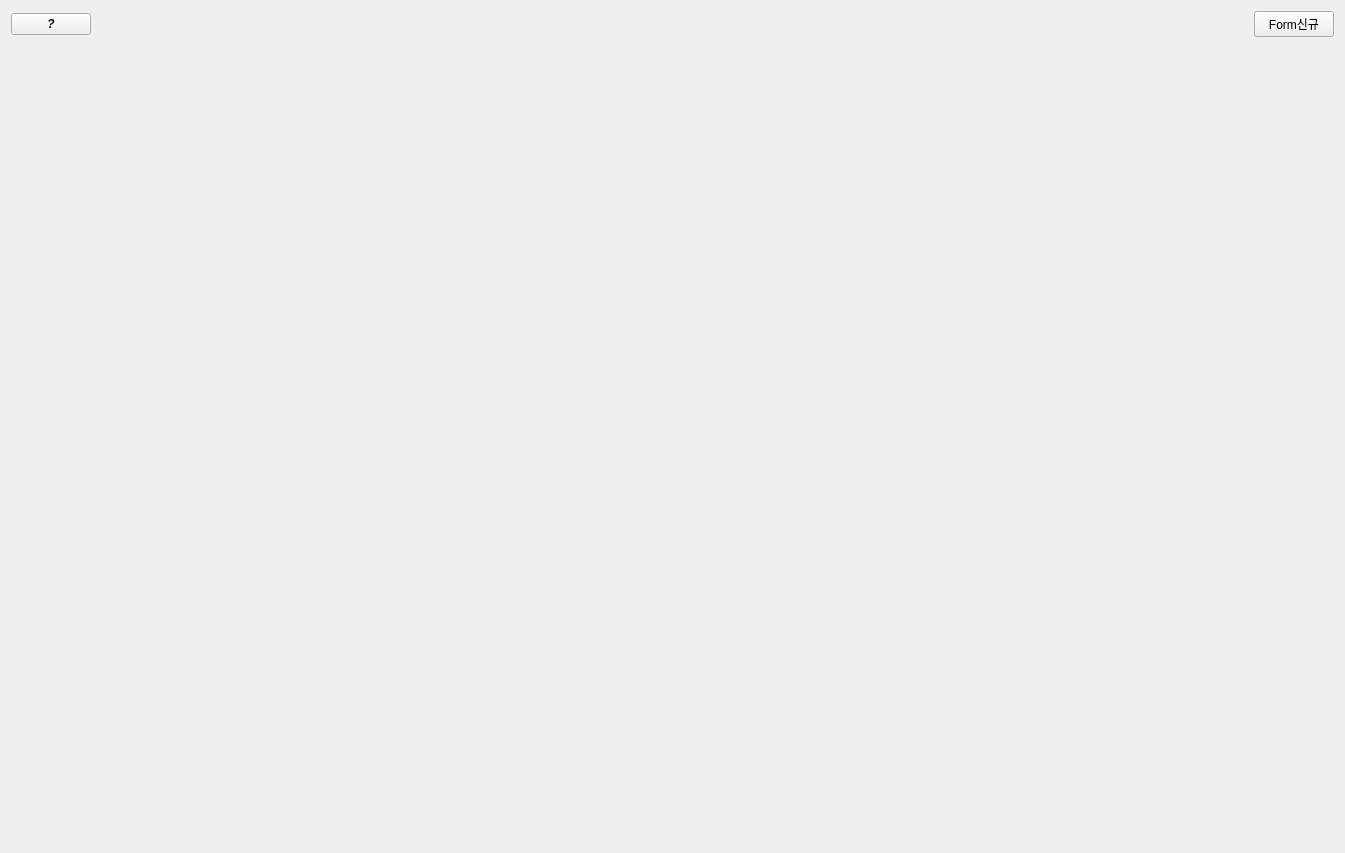
<?xml version="1.0" encoding="UTF-8"?>
<ui version="4.0">
 <class>Tab_App</class>
 <widget class="QWidget" name="Tab_App">
  <property name="geometry">
   <rect>
    <x>0</x>
    <y>0</y>
    <width>1345</width>
    <height>853</height>
   </rect>
  </property>
  <property name="windowTitle">
   <string>Form</string>
  </property>
  <layout class="QVBoxLayout" name="verticalLayout">
   <item>
    <widget class="QFrame" name="frame_info">
     <property name="sizePolicy">
      <sizepolicy hsizetype="Preferred" vsizetype="Fixed">
       <horstretch>0</horstretch>
       <verstretch>0</verstretch>
      </sizepolicy>
     </property>
     <property name="frameShape">
      <enum>QFrame::NoFrame</enum>
     </property>
     <property name="frameShadow">
      <enum>QFrame::Raised</enum>
     </property>
     <layout class="QHBoxLayout" name="horizontalLayout">
      <property name="leftMargin">
       <number>0</number>
      </property>
      <property name="topMargin">
       <number>0</number>
      </property>
      <property name="rightMargin">
       <number>0</number>
      </property>
      <property name="bottomMargin">
       <number>0</number>
      </property>
      <item>
       <widget class="QPushButton" name="pb_info">
        <property name="sizePolicy">
         <sizepolicy hsizetype="Fixed" vsizetype="Fixed">
          <horstretch>0</horstretch>
          <verstretch>0</verstretch>
         </sizepolicy>
        </property>
        <property name="font">
         <font>
          <italic>true</italic>
          <bold>true</bold>
         </font>
        </property>
        <property name="text">
         <string>?</string>
        </property>
       </widget>
      </item>
      <item>
       <spacer name="horizontalSpacer">
        <property name="orientation">
         <enum>Qt::Horizontal</enum>
        </property>
        <property name="sizeHint" stdset="0">
         <size>
          <width>1238</width>
          <height>20</height>
         </size>
        </property>
       </spacer>
      </item>
      <item>
       <widget class="QPushButton" name="PB_Form_New">
        <property name="text">
         <string>Form신규</string>
        </property>
       </widget>
      </item>
     </layout>
    </widget>
   </item>
   <item>
    <widget class="Wid_Search_for" name="Wid_Search_for" native="true">
     <property name="sizePolicy">
      <sizepolicy hsizetype="Preferred" vsizetype="Fixed">
       <horstretch>0</horstretch>
       <verstretch>0</verstretch>
      </sizepolicy>
     </property>
    </widget>
   </item>
   <item>
    <widget class="Wid_Table_for_관리" name="Wid_Table" native="true"/>
   </item>
  </layout>
 </widget>
 <customwidgets>
  <customwidget>
   <class>Wid_Search_for</class>
   <extends>QWidget</extends>
   <header>modules.PyQt.Tabs.망관리.components.Wid_search_for_망관리</header>
   <container>1</container>
  </customwidget>
  <customwidget>
   <class>Wid_Table_for_관리</class>
   <extends>QWidget</extends>
   <header>modules.PyQt.Tabs.망관리.tables.table_망관리_관리</header>
   <container>1</container>
  </customwidget>
 </customwidgets>
 <resources/>
 <connections/>
</ui>
